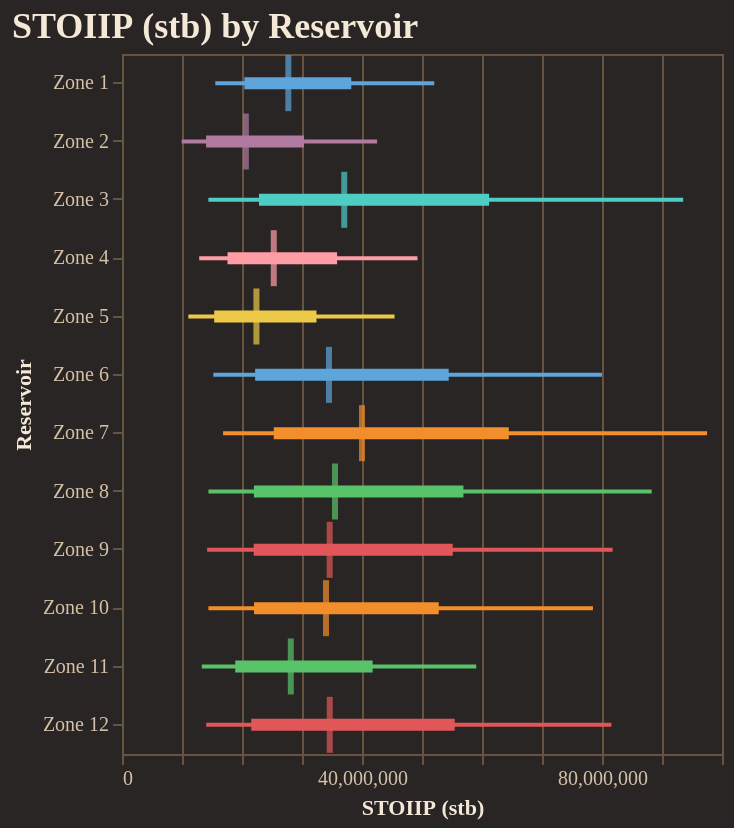

Source (notebook cell):
### Code cell
fig = reporter.plotter.forest_plot(
    "STOIIP (stb)", 
    backend=PLOTTING_BACKEND
)
fig.show()

### Figure 1 — Vega-Lite specification as saved in the notebook (floating-point values rounded to 4 significant figures)
{"config": {"background": "#292524", "view": {"fill": "#292524", "stroke": "#665340"}, "title": {"color": "#f4e9d7", "font": "Merriweather", "fontSize": 18, "fontWeight": 600, "subtitleColor": "#d5c2a6", "anchor": "start"}, "axis": {"domainColor": "#665340", "gridColor": "#665340", "tickColor": "#665340", "labelColor": "#d5c2a6", "titleColor": "#f4e9d7", "labelFont": "Merriweather", "titleFont": "Merriweather"}, "legend": {"titleColor": "#f4e9d7", "labelColor": "#d5c2a6", "labelFont": "Merriweather", "titleFont": "Merriweather", "orient": "top-right", "symbolType": "circle"}, "header": {"labelColor": "#d5c2a6", "titleColor": "#f4e9d7", "labelFont": "Merriweather", "titleFont": "Merriweather"}, "mark": {"color": "#c78d3b"}, "line": {"color": "#c78d3b"}, "bar": {"color": "#c78d3b"}, "point": {"color": "#ddb06d"}, "area": {"color": "#c78d3b", "opacity": 0.35}, "text": {"color": "#f4e9d7", "font": "Merriweather"}, "range": {"category": ["#5DA5DA", "#F28E2B", "#59C36A", "#E15759", "#B07AA1", "#4ECDC4", "#FF9DA7", "#EDC948"]}}, "layer": [{"mark": {"type": "rule", "strokeWidth": 2}, "encoding": {"color": {"field": "group", "legend": null, "type": "nominal"}, "x": {"field": "p10", "scale": {"zero": false}, "title": "STOIIP (stb)", "type": "quantitative"}, "x2": {"field": "p90"}, "y": {"field": "group", "sort": ["Zone 1", "Zone 2", "Zone 3", "Zone 4", "Zone 5", "Zone 6", "Zone 7", "Zone 8", "Zone 9", "Zone 10", "Zone 11", "Zone 12"], "title": "Reservoir", "type": "nominal"}}}, {"mark": {"type": "rule", "strokeWidth": 6}, "encoding": {"color": {"field": "group", "legend": null, "type": "nominal"}, "x": {"field": "p25", "scale": {"zero": false}, "title": "STOIIP (stb)", "type": "quantitative"}, "x2": {"field": "p75"}, "y": {"field": "group", "sort": ["Zone 1", "Zone 2", "Zone 3", "Zone 4", "Zone 5", "Zone 6", "Zone 7", "Zone 8", "Zone 9", "Zone 10", "Zone 11", "Zone 12"], "title": "Reservoir", "type": "nominal"}}}, {"mark": {"type": "tick", "color": "black", "size": 28, "thickness": 3}, "encoding": {"color": {"field": "group", "legend": null, "type": "nominal"}, "tooltip": [{"field": "group", "title": "Group", "type": "nominal"}, {"field": "p10", "title": "P10", "type": "quantitative"}, {"field": "p25", "title": "P25", "type": "quantitative"}, {"field": "median", "title": "Median", "type": "quantitative"}, {"field": "p75", "title": "P75", "type": "quantitative"}, {"field": "p90", "title": "P90", "type": "quantitative"}], "x": {"field": "median", "scale": {"zero": false}, "title": "STOIIP (stb)", "type": "quantitative"}, "y": {"field": "group", "sort": ["Zone 1", "Zone 2", "Zone 3", "Zone 4", "Zone 5", "Zone 6", "Zone 7", "Zone 8", "Zone 9", "Zone 10", "Zone 11", "Zone 12"], "title": "Reservoir", "type": "nominal"}}}], "data": {"name": "data-5cd7eb99aa8ea07b33674bb4593bee8e"}, "height": 350, "title": "STOIIP (stb) by Reservoir", "width": "container", "$schema": "https://vega.github.io/schema/vega-lite/v5.20.1.json", "datasets": {"data-5cd7eb99aa8ea07b33674bb4593bee8e": [{"group": "Zone 1", "p10": 15550000.0, "p25": 20400000.0, "median": 27720000.0, "p75": 38210000.0, "p90": 52040000.0}, {"group": "Zone 2", "p10": 9946000.0, "p25": 14020000.0, "median": 20640000.0, "p75": 30340000.0, "p90": 42520000.0}, {"group": "Zone 3", "p10": 14400000.0, "p25": 22830000.0, "median": 37040000.0, "p75": 61180000.0, "p90": 93530000.0}, {"group": "Zone 4", "p10": 12870000.0, "p25": 17580000.0, "median": 25290000.0, "p75": 35850000.0, "p90": 49250000.0}, {"group": "Zone 5", "p10": 11060000.0, "p25": 15370000.0, "median": 22400000.0, "p75": 32410000.0, "p90": 45420000.0}, {"group": "Zone 6", "p10": 15220000.0, "p25": 22190000.0, "median": 34490000.0, "p75": 54460000.0, "p90": 79990000.0}, {"group": "Zone 7", "p10": 16840000.0, "p25": 25290000.0, "median": 40000000.0, "p75": 64460000.0, "p90": 97510000.0}, {"group": "Zone 8", "p10": 14410000.0, "p25": 21980000.0, "median": 35500000.0, "p75": 56910000.0, "p90": 88280000.0}, {"group": "Zone 9", "p10": 14190000.0, "p25": 21960000.0, "median": 34610000.0, "p75": 55120000.0, "p90": 81770000.0}, {"group": "Zone 10", "p10": 14400000.0, "p25": 22010000.0, "median": 34000000.0, "p75": 52790000.0, "p90": 78490000.0}, {"group": "Zone 11", "p10": 13300000.0, "p25": 18880000.0, "median": 28130000.0, "p75": 41770000.0, "p90": 59040000.0}, {"group": "Zone 12", "p10": 14040000.0, "p25": 21540000.0, "median": 34620000.0, "p75": 55450000.0, "p90": 81560000.0}]}}
